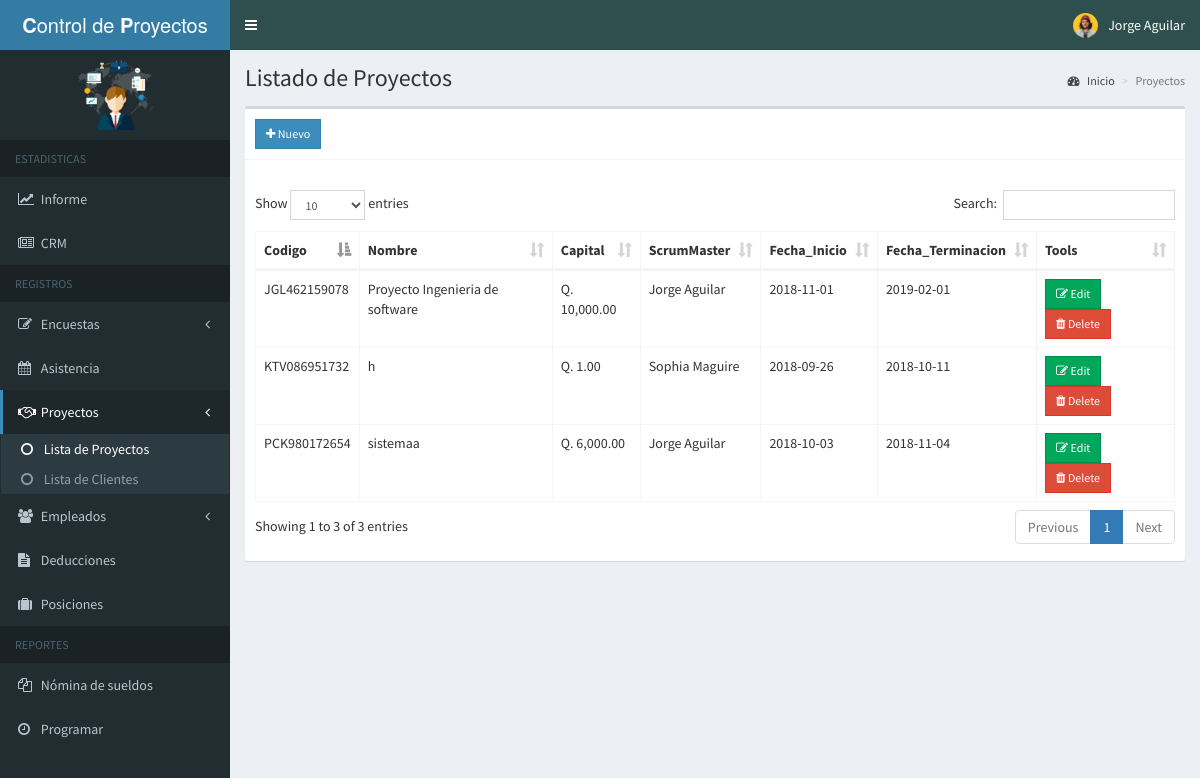
The app's page /sistema/admin/project.php (signed in) with its own data.
### tables this page shows
CREATE TABLE IF NOT EXISTS `projects` (
  `id` int(11) NOT NULL AUTO_INCREMENT,
  `project_id` varchar(15) NOT NULL,
  `name` varchar(50) NOT NULL,
  `budget` double NOT NULL,
  `employee_id` int(11) NOT NULL,
  `f_start` date NOT NULL,
  `f_finish` date NOT NULL,
  PRIMARY KEY (`id`)
);

CREATE TABLE IF NOT EXISTS `employees` (
  `id` int(11) NOT NULL AUTO_INCREMENT,
  `employee_id` varchar(15) NOT NULL,
  `firstname` varchar(50) NOT NULL,
  `lastname` varchar(50) NOT NULL,
  `address` text NOT NULL,
  `birthdate` date NOT NULL,
  `contact_info` varchar(100) NOT NULL,
  `gender` varchar(10) NOT NULL,
  `position_id` int(11) NOT NULL,
  `schedule_id` int(11) NOT NULL,
  `photo` varchar(200) NOT NULL,
  `created_on` date NOT NULL,
  PRIMARY KEY (`id`)
);

### sistema/admin/includes/session.php (called while the page is built, shortened)
<?php
	include 'includes/conn.php';
	$sql = "SELECT * FROM admin WHERE id = '".$_SESSION['admin']."'";
	$query = $conn->query($sql);
	$user = $query->fetch_assoc();
?>

### sistema/admin/project.php (the view, shortened to what this page needs)
<?php include 'includes/session.php'; ?>
<?php include 'includes/header.php'; ?>
<body class="hold-transition skin-blue sidebar-mini">
<div class="wrapper">
  <?php include 'includes/navbar.php'; ?>
  <?php include 'includes/menubar.php'; ?>
  <div class="content-wrapper">
    <section class="content-header">
      <h1>
        Listado de Proyectos
      </h1>
      <ol class="breadcrumb">
        <li><a href="#"><i class="fa fa-dashboard"></i> Inicio</a></li>
        <li class="active">Proyectos</li>
      </ol>
    </section>
    <section class="content">
      <div class="row">
        <div class="col-xs-12">
          <div class="box">
            <div class="box-header with-border">
              <a href="#addnew" data-toggle="modal" class="btn btn-primary btn-sm btn-flat"><i class="fa fa-plus"></i> Nuevo</a>
            </div>
            <div class="box-body">
              <table id="example1" class="table table-bordered">
                <thead>
                  <th> Codigo</th>
                   <th> Nombre</th>
                   <th> Capital </th>
                   <th> ScrumMaster </th>
                   <th> Fecha_Inicio </th>
                   <th> Fecha_Terminacion </th>
                   <th>Tools</th>
                </thead>
                <tbody>
                  <?php
                  $sql = "SELECT *, projects.id AS otid, employees.employee_id AS empid FROM projects LEFT JOIN employees ON employees.id=projects.employee_id ORDER BY created_on DESC";
                    $query = $conn->query($sql);
                    while($row = $query->fetch_assoc()){
                      echo "
                        <tr>
                          <td>".$row['project_id']."</td>
                          <td>".$row['name']."</td>
                          <td>".'Q. '.number_format($row['budget'], 2)."</td>
                          <td>".$row['firstname'].' '.$row['lastname']."</td>
                          <td>".$row['f_start']."</td>
                          <td>".$row['f_finish']."</td>
                          <td>
                            <button class='btn btn-success btn-sm edit btn-flat' data-id='".$row['id']."'><i class='fa fa-edit'></i> Edit</button>
                            <button class='btn btn-danger btn-sm delete btn-flat' data-id='".$row['id']."'><i class='fa fa-trash'></i> Delete</button>
                          </td>
                        </tr>
                      ";
                    }
                  ?>
                </tbody>
              </table>
            </div>
          </div>
        </div>
      </div>
    </section>
  </div>
</div>
</body>
</html>

### sistema/admin/includes/navbar.php (shortened to what this page needs)
<header class="main-header">
    <a href="home.php" class="logo">
      <span class="logo-lg"><b>C</b>ontrol de <b>P</b>royectos</span>
    </a>
    <nav class="navbar navbar-static-top">
      <a href="#" class="sidebar-toggle" data-toggle="push-menu" role="button">
      </a>
      <div class="navbar-custom-menu">
        <ul class="nav navbar-nav">
          <li class="dropdown user user-menu">
            <a href="#" class="dropdown-toggle" data-toggle="dropdown">
              <img src="<?php echo (!empty($user['photo'])) ? '../images/'.$user['photo'] : '../images/profile.jpg'; ?>" class="user-image" alt="User Image">
              <span class="hidden-xs"><?php echo $user['firstname'].' '.$user['lastname']; ?></span>
            </a>
          </li>
        </ul>
      </div>
    </nav>
  </header>

### records on screen
projects: project "KTV086951732", name "h", budget "1.00", employee.firstname "Sophia", employee.lastname "Maguire", f_start "2018-09-26", f_finish "2018-10-11"
projects: project "PCK980172654", name "sistemaa", budget "6,000.00", employee.firstname "Jorge", employee.lastname "Aguilar", f_start "2018-10-03", f_finish "2018-11-04"
projects: project "JGL462159078", name "Proyecto Ingenieria de software", budget "10,000.00", employee.firstname "Jorge", employee.lastname "Aguilar", f_start "2018-11-01", f_finish "2019-02-01"

### other values on screen
$user['firstname'] "Jorge"
$user['lastname'] "Aguilar"
